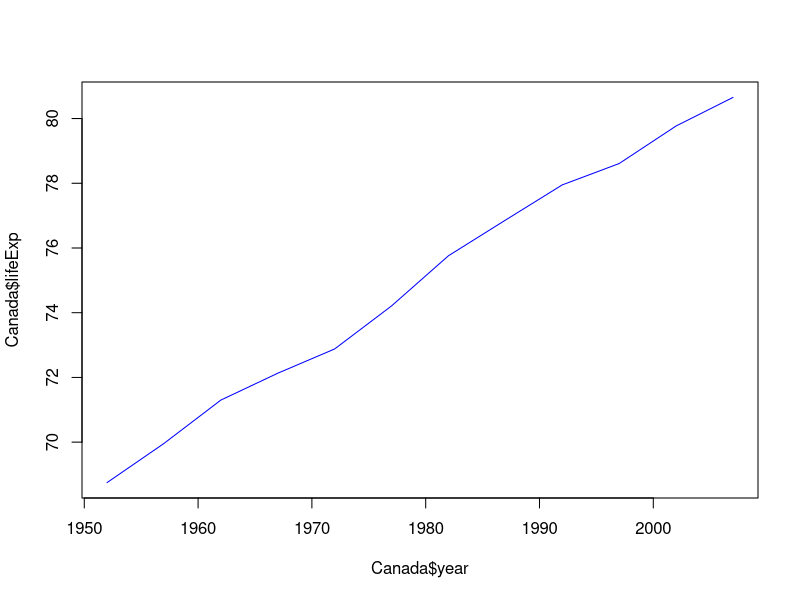
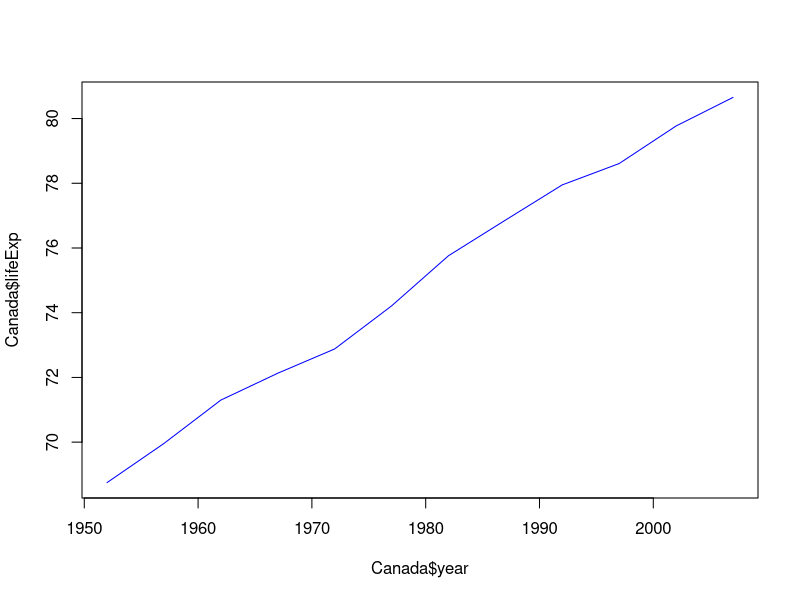

These figures' R source, in order:
## This is life expectancy across years script ##

myDataFull <- read.table("Data/gapminder.txt", header = TRUE)

# Extracting only the country Canada
Canada <- myDataFull[myDataFull$country == "Canada",]

### Plot life expectancy over the years

plot(Canada$year, Canada$lifeExp, col = "blue", type = "l")

## Open the file
png("Canada.png")

plot(Canada$year, Canada$lifeExp, col = "blue", type = "l")

# Close the device
dev.off()
